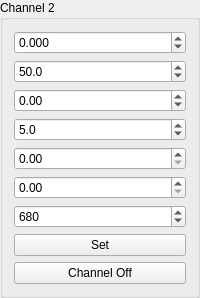
        <widget class="QGroupBox" name="groupBox_4">
         <property name="sizePolicy">
          <sizepolicy hsizetype="Preferred" vsizetype="Minimum">
           <horstretch>0</horstretch>
           <verstretch>0</verstretch>
          </sizepolicy>
         </property>
         <property name="title">
          <string>Channel 2</string>
         </property>
         <layout class="QGridLayout" name="gridLayout_5">
          <property name="sizeConstraint">
           <enum>QLayout::SetMaximumSize</enum>
          </property>
          <item row="0" column="0">
           <widget class="QDoubleSpinBox" name="doubleSpinBox_Signal_amp_3">
            <property name="sizePolicy">
             <sizepolicy hsizetype="Minimum" vsizetype="Fixed">
              <horstretch>0</horstretch>
              <verstretch>0</verstretch>
             </sizepolicy>
            </property>
            <property name="decimals">
             <number>3</number>
            </property>
            <property name="minimum">
             <double>-7.000000000000000</double>
            </property>
            <property name="maximum">
             <double>7.000000000000000</double>
            </property>
            <property name="singleStep">
             <double>0.050000000000000</double>
            </property>
           </widget>
          </item>
          <item row="2" column="0">
           <widget class="QDoubleSpinBox" name="doubleSpinBox_Signal_phase_3">
            <property name="sizePolicy">
             <sizepolicy hsizetype="Minimum" vsizetype="Fixed">
              <horstretch>0</horstretch>
              <verstretch>0</verstretch>
             </sizepolicy>
            </property>
            <property name="decimals">
             <number>2</number>
            </property>
            <property name="minimum">
             <double>-360.000000000000000</double>
            </property>
            <property name="maximum">
             <double>360.000000000000000</double>
            </property>
            <property name="value">
             <double>0.000000000000000</double>
            </property>
           </widget>
          </item>
          <item row="3" column="0">
           <widget class="QDoubleSpinBox" name="doubleSpinBox_Ramp_time_3">
            <property name="sizePolicy">
             <sizepolicy hsizetype="Minimum" vsizetype="Fixed">
              <horstretch>0</horstretch>
              <verstretch>0</verstretch>
             </sizepolicy>
            </property>
            <property name="decimals">
             <number>1</number>
            </property>
            <property name="minimum">
             <double>0.100000000000000</double>
            </property>
            <property name="maximum">
             <double>50.000000000000000</double>
            </property>
            <property name="singleStep">
             <double>0.100000000000000</double>
            </property>
            <property name="value">
             <double>5.000000000000000</double>
            </property>
           </widget>
          </item>
          <item row="5" column="0">
           <widget class="QDoubleSpinBox" name="doubleSpinBox_SwNoise_amp_3">
            <property name="sizePolicy">
             <sizepolicy hsizetype="Minimum" vsizetype="Fixed">
              <horstretch>0</horstretch>
              <verstretch>0</verstretch>
             </sizepolicy>
            </property>
            <property name="maximum">
             <double>1.000000000000000</double>
            </property>
            <property name="singleStep">
             <double>0.010000000000000</double>
            </property>
           </widget>
          </item>
          <item row="8" column="0">
           <widget class="QPushButton" name="pushButton_Channel0_en_3">
            <property name="sizePolicy">
             <sizepolicy hsizetype="Minimum" vsizetype="Fixed">
              <horstretch>0</horstretch>
              <verstretch>0</verstretch>
             </sizepolicy>
            </property>
            <property name="text">
             <string>Channel Off</string>
            </property>
            <property name="checkable">
             <bool>true</bool>
            </property>
           </widget>
          </item>
          <item row="4" column="0">
           <widget class="QDoubleSpinBox" name="doubleSpinBox_WhiteNoise_amp_3">
            <property name="sizePolicy">
             <sizepolicy hsizetype="Minimum" vsizetype="Fixed">
              <horstretch>0</horstretch>
              <verstretch>0</verstretch>
             </sizepolicy>
            </property>
            <property name="maximum">
             <double>1.000000000000000</double>
            </property>
            <property name="singleStep">
             <double>0.005000000000000</double>
            </property>
           </widget>
          </item>
          <item row="1" column="0">
           <widget class="QDoubleSpinBox" name="doubleSpinBox_Signal_freq_3">
            <property name="sizePolicy">
             <sizepolicy hsizetype="Minimum" vsizetype="Fixed">
              <horstretch>0</horstretch>
              <verstretch>0</verstretch>
             </sizepolicy>
            </property>
            <property name="decimals">
             <number>1</number>
            </property>
            <property name="minimum">
             <double>0.000000000000000</double>
            </property>
            <property name="maximum">
             <double>200.000000000000000</double>
            </property>
            <property name="value">
             <double>50.000000000000000</double>
            </property>
           </widget>
          </item>
          <item row="6" column="0">
           <widget class="QDoubleSpinBox" name="doubleSpinBox_SwNoise_freq_3">
            <property name="sizePolicy">
             <sizepolicy hsizetype="Minimum" vsizetype="Fixed">
              <horstretch>0</horstretch>
              <verstretch>0</verstretch>
             </sizepolicy>
            </property>
            <property name="decimals">
             <number>0</number>
            </property>
            <property name="maximum">
             <double>1500.000000000000000</double>
            </property>
            <property name="value">
             <double>680.000000000000000</double>
            </property>
           </widget>
          </item>
          <item row="7" column="0">
           <widget class="QPushButton" name="pushButton_Channel0_set_3">
            <property name="sizePolicy">
             <sizepolicy hsizetype="Minimum" vsizetype="Fixed">
              <horstretch>0</horstretch>
              <verstretch>0</verstretch>
             </sizepolicy>
            </property>
            <property name="text">
             <string>Set</string>
            </property>
            <property name="checkable">
             <bool>false</bool>
            </property>
           </widget>
          </item>
         </layout>
        </widget>
